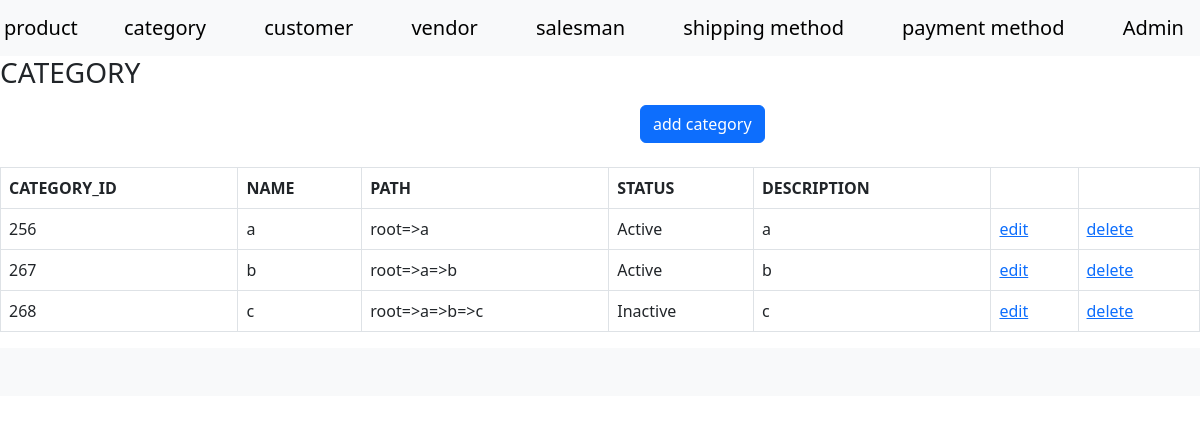
The page /index.php?a=grid&c=category on the database its author committed.
### tables this page shows
CREATE TABLE `category` (
  `category_id` int(11) NOT NULL,
  `parent_id` int(11) DEFAULT 1,
  `name` varchar(255) NOT NULL,
  `path` varchar(255) DEFAULT NULL,
  `status` tinyint(4) NOT NULL,
  `description` varchar(255) NOT NULL,
  `created_at` timestamp NOT NULL DEFAULT current_timestamp(),
  `updated_at` timestamp NULL DEFAULT NULL
);

### Model/Core/View.php (called while the page is built, shortened)
<?php
class Model_Core_View
{
	protected $templete = null;
	protected $data = [];
	public function render()
	{
		require_once "View".DS.$this->getTemplete();
	}
    public function getTemplete()
    {
        return $this->templete;
    }
    public function setTemplete($templete)
    {
        $this->templete = $templete;
        return $this;
    }
    public function getData($key = null)
    {
        if(array_key_exists($key, $this->data))
        {
            return $this->data[$key];
        }
        return null;
    }
    public function setData($value)
    {
        $this->data = $value;
        return $this;
    }
    public function getModelUrl()
    {
        return Ccc::getModel('Core_url');
    }
}
 ?>

### Controller/Core/Action.php (called while the page is built, shortened)
<?php
class Controller_Core_Action
{
	protected $view = null;
	public function render()
	{
		$this->getView()->render();
	}
      public function getView()
    {
    	if ($this->view)
    	{
        return $this->view;
    	}
    	$view = Ccc::getModel('Core_View');
    	return $view;
    }
    public function setView($view)
    {
        $this->view = $view;
        return $this;
    }
}
?>

### Controller/Category.php (called while the page is built, shortened)
<?php
class Controller_Category extends Controller_Core_Action
{
	public function gridAction()
	{
		$sql = "SELECT * FROM `category` WHERE category_id > 1 ORDER BY `parent_id` ASC;";
		$modelCetegory = Ccc::getModel('Cetegory');
		$categoriesArray = $modelCetegory->fetchAll($sql);
		$this->render();
	}
}

### Controller/Core/Front.php (called while the page is built, shortened)
<?php
class Controller_Core_Front
{
	public function getRequest()
	{
		$request = new Model_Core_Request();
		return $request;
	}
	public function init()
	{
		$request = $this->getRequest();
		$action = $request->getActionName().'Action';
		$Controller = new $controllerClassName();
		$Controller->$action();
	}
}
?>

### index.php (called while the page is built, shortened)
<?php
class Ccc
{
	public static function init()
	{
		$front = new Controller_Core_Front();
		$front->init();
	}
	public static function getModel($className)
	{
		return new $className();
	}
}
Ccc::init();
?>

### Model/Core/Url.php (called while the page is built, shortened)
<?php
class Model_Core_Url
{
	public function getCurrentUrl()
	{
	return $_SERVER['REQUEST_SCHEME']."://".$_SERVER['HTTP_HOST'].$_SERVER['REQUEST_URI'];
	}
	public function getUrl($a=null,$c=null, array $perameters=null,$reset = false)
	{
		$request = new Model_Core_Request();
		$final = ['a'=>null,'c'=>null];
		if($reset == false)
		{
		$final = array_merge($final,$request->getParam());
		}
		$url = explode('?', $this->getCurrentUrl());
		($a == null) ? ($final['a'] =$request->getActionName()) : ($final['a'] = $a);
		($c == null) ? ($final['c'] =$request->getControllerName()) : ($final['c'] = $c);
		if($perameters != null)
		{
		$final = array_merge($final,$perameters);
		}
		return $url[0].'?'.http_build_query($final);
	}
}
?>

### Model/Core/Request.php (called while the page is built, shortened)
<?php
class Model_Core_Request
{
	public function getParam($key = null, $value = null)
	{
		if ($key == null)
		{
			return $_GET;
		}
		if(array_key_exists($key, $_GET))
		{
			return $_GET[$key];
		}
		return $value;
	}
	public function getControllerName()
	{
		return $this->getParam('c','index');
	}
}
?>

### Model/Core/Table/Row.php (called while the page is built, shortened)
<?php
class Model_Core_Table_Row
{
	protected $data = [];
    public function __get($key)
    {
        if (array_key_exists($key, $this->data)) {
            return $this->data[$key];
        }
        return null;
    }
    public function setData($data)
    {
        $this->data = $data;
        return $this;
    }
    public function getTable()
    {
        $table = new $tableClass();
        return $table;
    }
    public function setTable($table)
    {
        return $this;
    }
    public function setTableClass($tableClass)
    {
        $this->tableClass = $tableClass;
        return $this;
    }
}
?>

### Model/Core/Adapter.php (called while the page is built, shortened)
<?php
class Model_core_Adapter{
	public $serverName="localhost";
	public $userName="root";
	public $password="";
	public $databaseName ="project-krushal-vataliya-04-good";
  	public $connect = null;
	public function connect(){
      if($this->connect == null)
      {
		$this->connect = mysqli_connect($this->serverName, $this->userName, $this->password, $this->databaseName);
      }
      return $this->connect;
	  }
   public function fetchAll($query){
   	$result =$this->connect()->query($query);
   		return $result->fetch_all(MYSQLI_ASSOC);
   }
    public function fetchPairs($query){
      $result =$this->connect()->query($query);
      $result = $result->fetch_all();
      $collumn1 = array_column($result, '0');
      $collumn2 = array_column($result, '1');
      return array_combine($collumn1, $collumn2);
   }
}
?>

### Model/Core/Table.php (called while the page is built, shortened)
<?php
class Model_Core_Table
{
	public function getAdapter()
	{
		$adapter = new Model_Core_Adapter();
		return $adapter;
	}
	public function setAdapter(Model_Core_Adapter $adapter)
	{
		return $this;
	}
    public function setTableName($tableName)
    {
        return $this;
    }
    public function setPrimaryKey($primaryKey)
    {
        return $this;
    }
    public function fetchAll($query = null)
	{
		return $this->getAdapter()->fetchAll($query);
	}
}
?>

### Model/Cetegory/Row.php (called while the page is built, shortened)
<?php
class Model_Cetegory_Row  extends Model_Core_Table_Row
{
	public function getStatusText()
	{
		$statuses = $this->getTable()->getStatusOptions();
		if (array_key_exists($this->status, $statuses))
		{
			return $statuses[$this->status];
		}
			return $statuses[ Model_PaymentMethod::STATUS_DEFAULT];
	}
	public function getPathName()
	{
		$pathArry = explode('=', $this->path);
		$sql = "SELECT `category_id`,`name` FROM `category`;";
		$categoryNameArray = $this->getTable()->getAdapter()->fetchPairs($sql);
		foreach ($pathArry as $id2 => &$cetegoryId)
		{
			foreach ($categoryNameArray as $key => $cetegoryName)
			{
				if($cetegoryId == $key)
				{
					$cetegoryId = $cetegoryName ;
				}
			}
		}
		return implode('=>', $pathArry);
	}
}
?>

### Model/Cetegory.php (called while the page is built, shortened)
<?php
class Model_Cetegory extends Model_Core_Table
{
	public function getStatusOptions()
	{
		return [
			self::STATUS_ACTIVE => self::STATUS_ACTIVE_LBL,
			self::STATUS_INACTIVE => self::STATUS_INACTIVE_LBL
		];
	}
}
?>

### View/category/grid.phtml (the view, shortened to what this page needs)
<?php
$categories  = $this->getData('categories');
?>
<!DOCTYPE html>
<html>
  <head>
    <link rel="stylesheet" href="Model/Skin/css/style.css">
  </head>
  <body>
    <?php require_once "View/html/header.phtml" ?>
    <div><h3>CATEGORY</h3></div><div style="margin-left:640px;margin-top: 15px;"><a  class="btn btn-primary" href="<?php echo $this->getModelUrl()->getUrl('add');?>">
    add category
  </a></button></div></div>
  <br>
  <table class="table table-bordered">
    <tr >
      <th> CATEGORY_ID</th>
      <th> NAME</th>
      <th> PATH</th>
      <th> STATUS</th>
      <th>DESCRIPTION</th>
      <th> </th>
      <th> </th>
    </tr>
    <?php if (!$categories): ?>
    <td colspan="7" >data not found </td>
    <?php else:?>
    <?php foreach ($categories as $category): ?>
    <tr>
      <td><?php echo $category->category_id ?></td>
      <td><?php echo  $category->name; ?></td>
      <td><?php echo  $category->getPathName(); ?></td>
      <td><?php echo $category->getstatustext() ?></td>
      <td><?php echo $category->description ?></td>
      <td><a href="<?php echo $this->getModelUrl()->getUrl('edit','category',['category_id'=>$category->category_id]); ?>">edit</a></td>
      <td><a href="<?php echo $this->getModelUrl()->getUrl('delete','category',['category_id'=>$category->category_id]); ?>">delete<a></td>
    </tr>
    <?php endforeach; ?>
    <?php endif;?>
  </table>
</body>
<?php require_once "View/html/footer.phtml" ?>
</html>

### rows shown on the page
category: category_id "256", name "a", PathName "root=>a", status "Active", description "a"
category: category_id "267", name "b", PathName "root=>a=>b", status "Active", description "b"
category: category_id "268", name "c", PathName "root=>a=>b=>c", status "Inactive", description "c"
